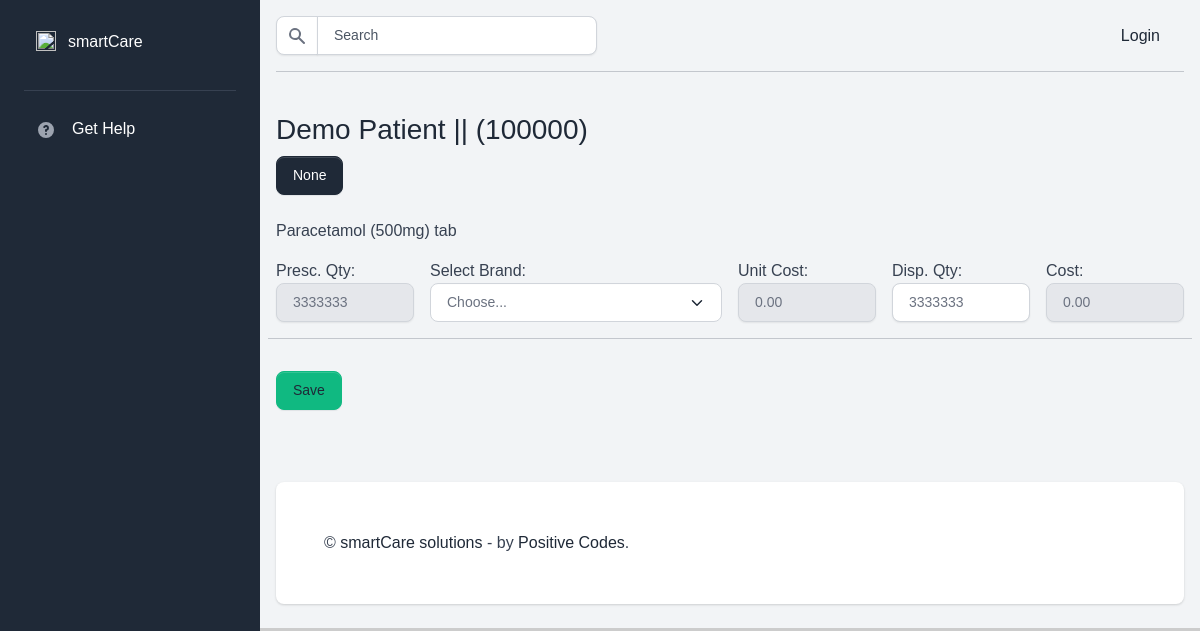
Screenshot of /pharmacy/dispensary/100000/ with the database file from the repository.
### pharmacy/models.py (models this page shows, shortened)
class Prescription(models.Model):
    encounter_no        = models.ForeignKey(PatientEncounter, on_delete=models.CASCADE)
    patient             = models.ForeignKey(Patient, on_delete=models.CASCADE)
    item                = models.ForeignKey(Item, on_delete=models.CASCADE)
    qty_per_take        = models.IntegerField()
    times_daily         = models.CharField(max_length=20, choices=TIMES_DAILY)
    no_of_days          = models.IntegerField()
    route               = models.CharField(max_length=20, choices=DRUG_ROUTE)
    note                = models.CharField(max_length=225, null=True, blank=True)
    created_by          = models.ForeignKey(User, on_delete=models.CASCADE, blank=True, null=True)
    dispensed           = models.BooleanField(default=False)
    timestamp           = models.DateTimeField(auto_now_add=True, auto_now=False)
    updated             = models.DateTimeField(auto_now_add=False, auto_now=True)

class Item(models.Model):
    category        = models.CharField(max_length=50, choices=CATEGORY)
    title           = models.CharField(max_length=120)
    description     = models.TextField(null=True, blank=True)
    strength        = models.CharField(max_length=50)
    type            = models.CharField(max_length=100, choices=TYPE, blank=True, null=True)
    timestamp       = models.DateTimeField(auto_now_add=True, auto_now=False)
    updated         = models.DateTimeField(auto_now_add=False, auto_now=True)
    active          = models.BooleanField(default=True)
    created_by      = models.ForeignKey(User, on_delete=models.CASCADE, null=True, blank=True)
    def __str__(self):
        return str(self.title) + " " + "(" +str(self.strength)+")" + " " + str(self.type)

### patients/models.py (models this page shows, shortened)
class Patient(models.Model):
	foto			= models.ImageField(null=True, blank=True, upload_to="users/")
	first_name      = models.CharField(max_length=50)
	last_name       = models.CharField(max_length=50)
	other_names     = models.CharField(max_length=50, null=True, blank=True)
	gender          = models.CharField(max_length=10, choices=GENDER)
	date_of_birth   = models.DateField()
	marital_status  = models.CharField(max_length=10, choices=MARITAL_STATUS)
	phone_1         = models.CharField(max_length=11, unique=True)
	phone_2         = models.CharField(max_length=11, null=True, blank=True)
	country         = models.CharField(max_length=100, choices=COUNTRY, default="Nigeria")
	state           = models.CharField(max_length=100, choices=STATE, default='nasarawa')
	l_g_a           = models.CharField(max_length=100, default='keffi')
	address         = models.TextField(null=True, blank=True)
	next_of_kin_relationship  = models.CharField(max_length=50, choices=RELATIONSHIP)
	full_name           = models.CharField(max_length=150)
	phone               = models.CharField(max_length=11)
	next_of_kin_address = models.TextField(null=True, blank=True)
	date_created    = models.DateTimeField(auto_now_add=True, auto_now=False)
	last_updated    = models.DateTimeField(auto_now_add=False, auto_now=True)
	new		          = models.BooleanField(default=True)
	active          = models.BooleanField(default=True)
	created_by      = models.ForeignKey(User, on_delete=models.CASCADE, null=True, blank=True)
	objects = PatientManager()
	class Meta:
		unique_together = ('first_name', 'last_name', 'date_of_birth')

### visits/models.py (models this page shows, shortened)
class PatientEncounter(models.Model):
    patient         = models.ForeignKey(Patient, on_delete=models.CASCADE, blank=True, null=True)
    current_clinic  = models.ForeignKey(Clinic, on_delete=models.CASCADE, blank=True, null=True)
    current_ward    = models.ForeignKey(Ward, on_delete=models.CASCADE, blank=True, null=True)
    active          = models.BooleanField(default=True)
    pay_status      = models.BooleanField(default=0)
    created_by      = models.ForeignKey(User, on_delete=models.CASCADE, null=True, blank=True)
    date_created    = models.DateTimeField(auto_now_add=True, auto_now=False)
    updated         = models.DateTimeField(auto_now_add=False, auto_now=True)

### pharmacy/views.py (the view)
# urls.py: path("dispensary/<pid>/", dispensary_view, name="dispensary"),
def dispensary_view(request, pid):
    prescription = Prescription.objects.filter(patient=pid, dispensed=False).order_by('-encounter_no')
    brands = Brand.objects.all()
    list_prescription = list(prescription.values())
    list_brands = list(brands.values())
    template = "pharmacy/backup.html"
    context = {"prescription":prescription, "pid":pid, "brands":brands, "json_prescriptions":list_prescription, "json_brands":list_brands}
    return render(request, template,context)

### templates/pharmacy/backup.html (shortened to what this page needs)
{% extends "layouts/base.html" %} {% load mathfilters %}
{% block stylesheets %}{% endblock stylesheets %} {% block content %} <br />
  {% if not prescription %}
    <h3>No pending prescriptions </h3>
  {% else %}
      {% for p in prescription|slice:":1" %}
      <h3>
        {{ p.patient.first_name }} {{ p.patient.last_name }} || ({{ p.patient.id }})
      </h3>
      {% endfor %} {% for p in prescription %}
      <a href=""
        ><button class="btn btn-primary">{{p.encounter_no.current_clinic}}</button></a
      >
      {% endfor %}
      <br /><br />
      <div class="row g-2">
        <div class="col-md-12">
          <form method="POST" class="row g-3" id="formPrescription">
            {% csrf_token %} {% for p in prescription %}
            <div class="col-md-12">{{ p.item}}</div>
            <div class="col-md-2">
              Presc. Qty:
              <input
                type="text"
                class="form-control"
                value="{{ p.times_daily|mul:p.qty_per_take|mul:p.no_of_days }}"
                id=""
                readonly
              />
            </div>
            <div class="col-md-4">
              Select Brand:
              <select
                class="form-select"
                id="brandSelect{{p.id}}"
                onchange="updateInputValues({{p.id}})"
              >
                <option selected disabled value="">Choose...</option>
              </select>
            </div>
            <div class="col-md-2">
              Unit Cost:
              <input
                type="text"
                class="form-control"
                value="0.00"
                id="unitCost{{p.id}}"
                readonly
              />
            </div>
            <div class="col-md-2">
              Disp. Qty:
              <input
                type="number"
                min="1"
                class="form-control"
                id="validateQuantity{{p.id}}"
                value="{{ p.times_daily|mul:p.qty_per_take|mul:p.no_of_days }}"
                onchange="updateQuantity({{p.id}})"
              />
            </div>
            <div class="col-md-2">
              Cost:
              <input
                type="text"
                class="form-control allCostItems"
                value="0.00"
                id="cost{{p.id}}"
                readonly
              />
            </div>
            <hr />
            {% endfor %}
            <br />
            <div class="col-md-10">
              <button
                type="button"
                class="btn btn-success"
                onclick="handleFormSubmit()"
              >
                Save
              </button>
            </div>
          </form>
        </div>
      </div>
  {% endif %}
{% endblock %}

### templates/pharmacy/backup.html (style rules this page uses)
html { background: #ccc; }

### rows the page displays
Prescription: patient.first_name "Demo", patient.last_name "Patient", patient.id "100000", encounter_no.current_clinic "None", item "Paracetamol (500mg) tab", times_daily|mul "3333333"
